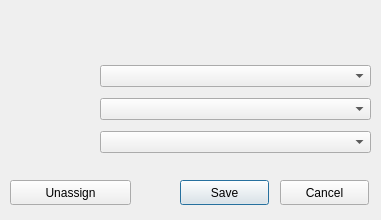
<?xml version="1.0" encoding="UTF-8"?>
<ui version="4.0">
 <class>EditForm</class>
 <widget class="QDialog" name="EditForm">
  <property name="geometry">
   <rect>
    <x>0</x>
    <y>0</y>
    <width>381</width>
    <height>220</height>
   </rect>
  </property>
  <property name="windowTitle">
   <string>Edit form</string>
  </property>
  <widget class="QWidget" name="verticalLayoutWidget">
   <property name="geometry">
    <rect>
     <x>100</x>
     <y>60</y>
     <width>271</width>
     <height>101</height>
    </rect>
   </property>
   <layout class="QVBoxLayout" name="verticalLayout">
    <item>
     <widget class="QComboBox" name="classes"/>
    </item>
    <item>
     <widget class="QComboBox" name="teachers"/>
    </item>
    <item>
     <widget class="QComboBox" name="groups"/>
    </item>
   </layout>
  </widget>
  <widget class="QPushButton" name="saveButton">
   <property name="geometry">
    <rect>
     <x>180</x>
     <y>180</y>
     <width>89</width>
     <height>25</height>
    </rect>
   </property>
   <property name="text">
    <string>Save</string>
   </property>
  </widget>
  <widget class="QPushButton" name="cancelButton">
   <property name="geometry">
    <rect>
     <x>280</x>
     <y>180</y>
     <width>89</width>
     <height>25</height>
    </rect>
   </property>
   <property name="text">
    <string>Cancel</string>
   </property>
  </widget>
  <widget class="QPushButton" name="unassignButton">
   <property name="geometry">
    <rect>
     <x>10</x>
     <y>180</y>
     <width>121</width>
     <height>25</height>
    </rect>
   </property>
   <property name="text">
    <string>Unassign</string>
   </property>
  </widget>
  <widget class="QWidget" name="verticalLayoutWidget_2">
   <property name="geometry">
    <rect>
     <x>100</x>
     <y>30</y>
     <width>160</width>
     <height>21</height>
    </rect>
   </property>
   <layout class="QVBoxLayout" name="roomName"/>
  </widget>
  <widget class="QWidget" name="verticalLayoutWidget_3">
   <property name="geometry">
    <rect>
     <x>10</x>
     <y>10</y>
     <width>81</width>
     <height>161</height>
    </rect>
   </property>
   <layout class="QVBoxLayout" name="headers"/>
  </widget>
 </widget>
 <resources/>
 <connections/>
</ui>
